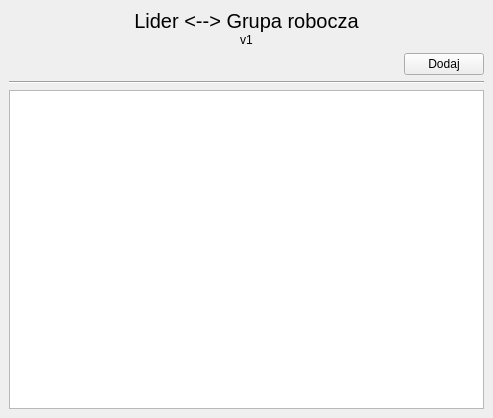
<?xml version="1.0" encoding="UTF-8"?>
<ui version="4.0">
 <class>Form</class>
 <widget class="QWidget" name="Form">
  <property name="geometry">
   <rect>
    <x>0</x>
    <y>0</y>
    <width>493</width>
    <height>418</height>
   </rect>
  </property>
  <property name="windowTitle">
   <string>Form</string>
  </property>
  <layout class="QGridLayout" name="gridLayout">
   <property name="leftMargin">
    <number>0</number>
   </property>
   <property name="topMargin">
    <number>0</number>
   </property>
   <property name="rightMargin">
    <number>0</number>
   </property>
   <property name="bottomMargin">
    <number>0</number>
   </property>
   <property name="spacing">
    <number>0</number>
   </property>
   <item row="0" column="0">
    <widget class="QWidget" name="widget" native="true">
     <layout class="QVBoxLayout" name="verticalLayout_2">
      <property name="spacing">
       <number>6</number>
      </property>
      <property name="leftMargin">
       <number>9</number>
      </property>
      <property name="topMargin">
       <number>9</number>
      </property>
      <property name="rightMargin">
       <number>9</number>
      </property>
      <property name="bottomMargin">
       <number>9</number>
      </property>
      <item>
       <widget class="QWidget" name="widget_3" native="true">
        <layout class="QVBoxLayout" name="verticalLayout">
         <property name="spacing">
          <number>0</number>
         </property>
         <property name="leftMargin">
          <number>0</number>
         </property>
         <property name="topMargin">
          <number>0</number>
         </property>
         <property name="rightMargin">
          <number>0</number>
         </property>
         <property name="bottomMargin">
          <number>0</number>
         </property>
         <item>
          <widget class="QLabel" name="label">
           <property name="font">
            <font>
             <pointsize>15</pointsize>
            </font>
           </property>
           <property name="text">
            <string>Lider &lt;--&gt; Grupa robocza</string>
           </property>
           <property name="alignment">
            <set>Qt::AlignCenter</set>
           </property>
          </widget>
         </item>
         <item>
          <widget class="QLabel" name="label_2">
           <property name="text">
            <string>v1</string>
           </property>
           <property name="alignment">
            <set>Qt::AlignCenter</set>
           </property>
          </widget>
         </item>
        </layout>
       </widget>
      </item>
      <item>
       <widget class="QWidget" name="widget_2" native="true">
        <layout class="QHBoxLayout" name="horizontalLayout">
         <property name="spacing">
          <number>0</number>
         </property>
         <property name="leftMargin">
          <number>0</number>
         </property>
         <property name="topMargin">
          <number>0</number>
         </property>
         <property name="rightMargin">
          <number>0</number>
         </property>
         <property name="bottomMargin">
          <number>0</number>
         </property>
         <item>
          <spacer name="horizontalSpacer">
           <property name="orientation">
            <enum>Qt::Horizontal</enum>
           </property>
           <property name="sizeHint" stdset="0">
            <size>
             <width>397</width>
             <height>20</height>
            </size>
           </property>
          </spacer>
         </item>
         <item>
          <widget class="QPushButton" name="btn_zapisz">
           <property name="text">
            <string>Dodaj</string>
           </property>
          </widget>
         </item>
        </layout>
       </widget>
      </item>
      <item>
       <widget class="Line" name="line">
        <property name="orientation">
         <enum>Qt::Horizontal</enum>
        </property>
       </widget>
      </item>
      <item>
       <widget class="QTableWidget" name="tab_dane"/>
      </item>
     </layout>
    </widget>
   </item>
  </layout>
 </widget>
 <resources/>
 <connections/>
</ui>
